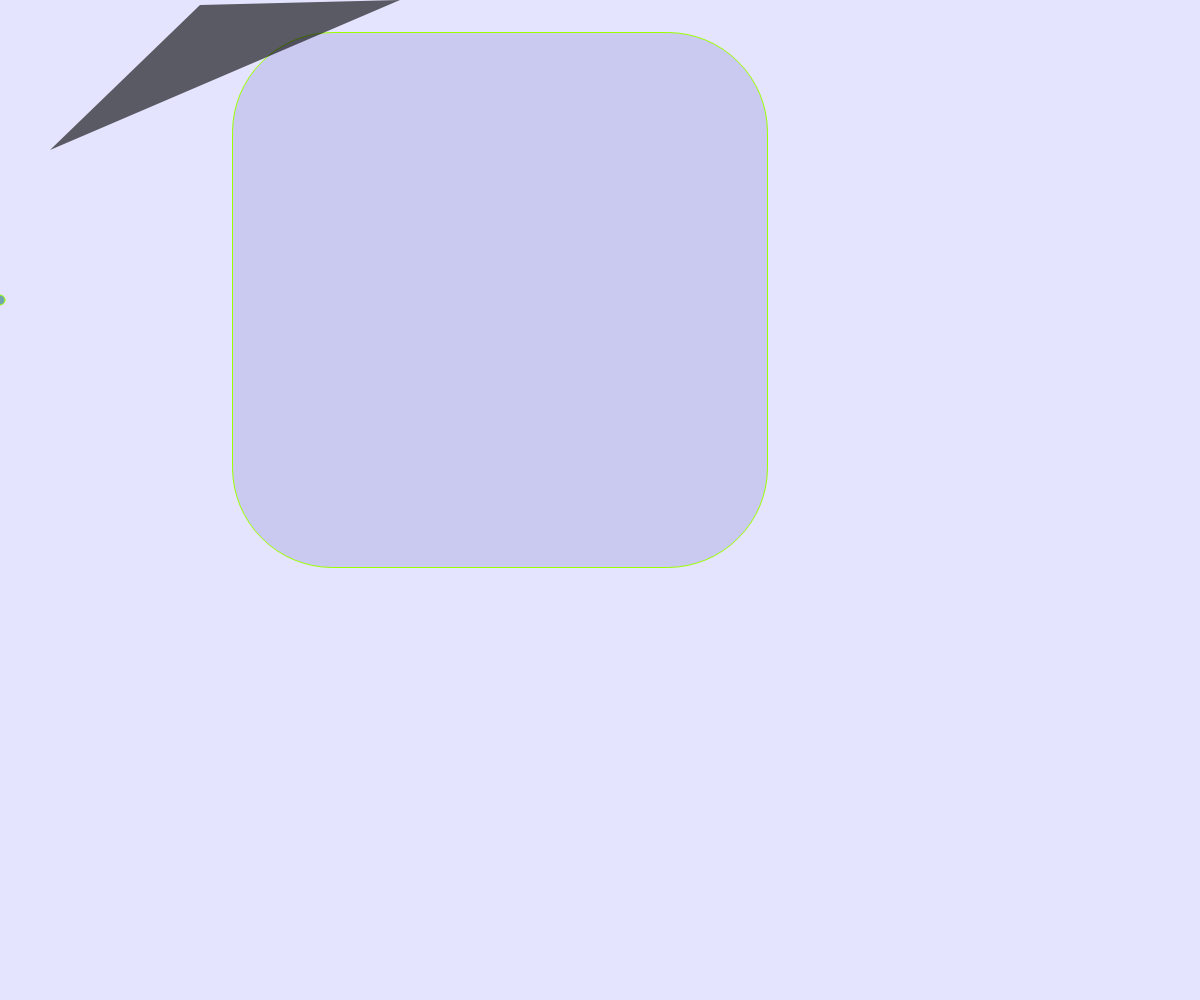
Frame 1 (no input)
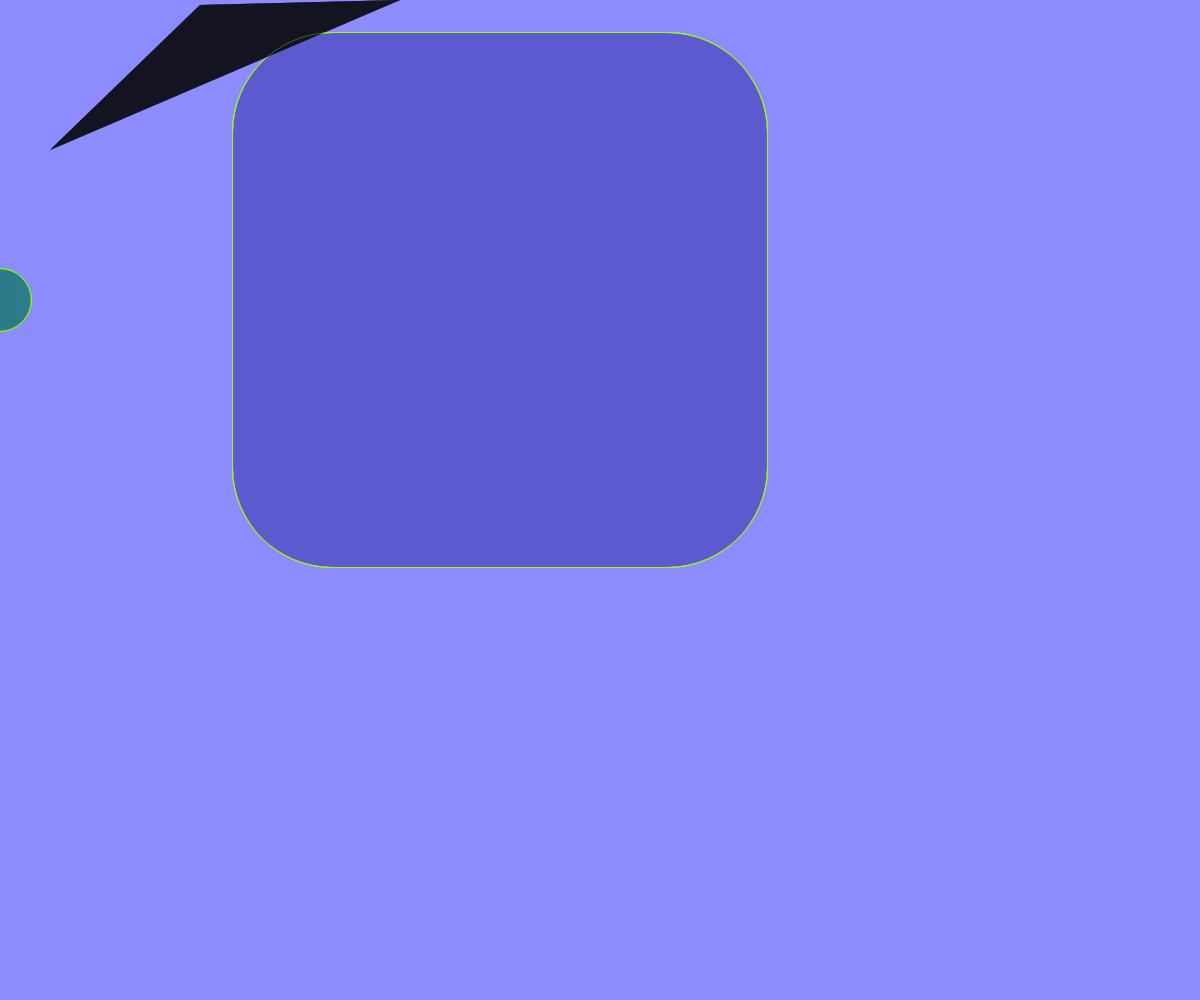
Frame 60 (no input)
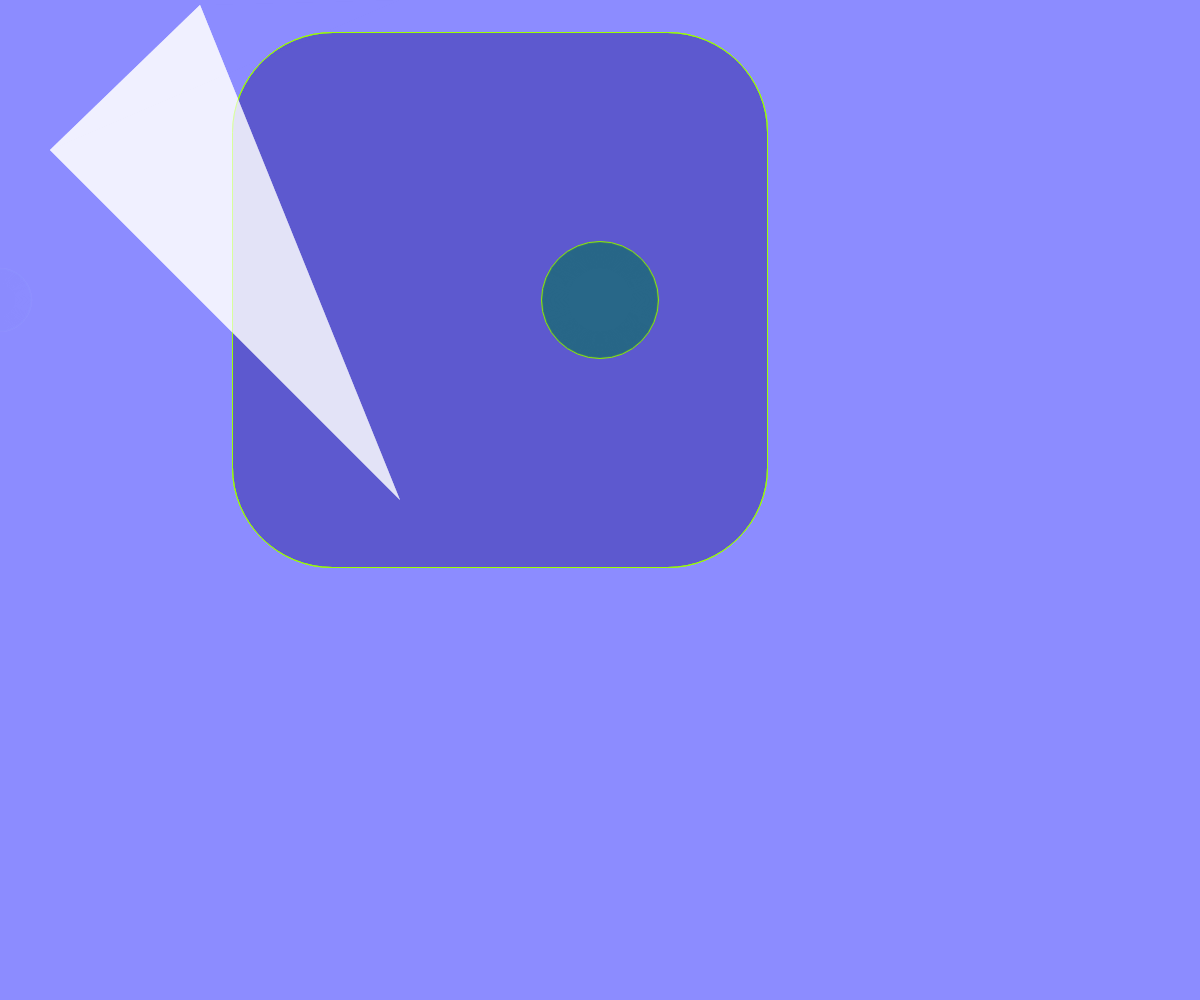
Frame 120 (the mouse pressed at the canvas centre since frame 60)

The p5.js sketch that drew these frames (run headless with seeded random() and noise() and a simulated clock; from frame 60 on, the mouse is pressed at the canvas centre):

// p5.js sketch
// ── sketch.js
let durchmesser;
durchmesser=10;
// globale Variable
// let durchmesser = 10;

let farbwert;
farbwert = 0;



function setup() {
  createCanvas(windowWidth, windowHeight);
}

function draw() {
  
  background(140,140,255, 60);


  //mouseX
  //mouseY

  fill(0,200,80);
  stroke(155, 255, 0);
  rectMode(CENTER)

  fill(30, 120, 120, 150);

  ellipse(mouseX, 300, durchmesser, durchmesser); //kreis

  durchmesser = durchmesser + 0.9; // vergrößern
  
  if (durchmesser > 200) {
    durchmesser = 10; // zurücksetzen
  }

  fill(10, farbwert, 120, 30); 
  rect(500, 300, 535, 535, 100); //grosses Rechteck

  fill(mouseX, 155);
  noStroke();

  triangle(400, mouseY, 200, 5, 50, 150,50);
}

function mouseClicked() {
  farbwert = farbwert + 40; 

  console.log(farbwert);


}// bei Klick erhöhen 
